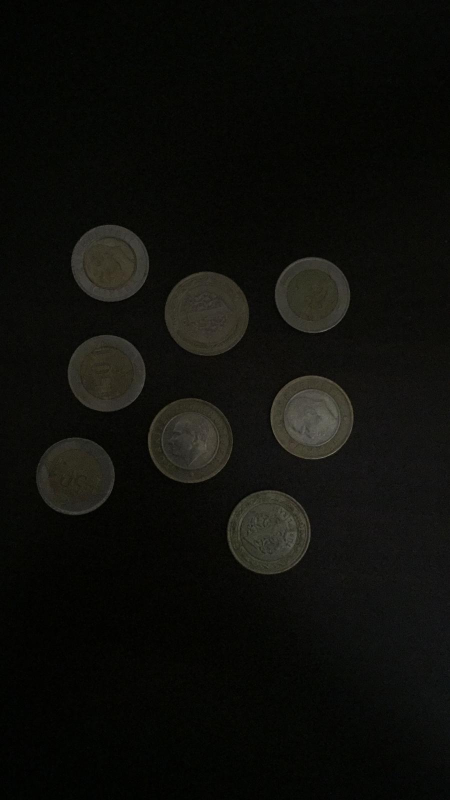
#> input picture coins.jpg, 899 x 1600 px (shown at 1/2 size)
$ python coins.py
#> lines starting #> are read from the running program, lines starting #| are printed output that depends on the picture; after the words box and inside, x2 and y2 are one past the last pixel; in counts of white or black regions, pixels touching at a corner belong together
import numpy as np
import cv2


frame = cv2.imread("coins.jpg")
#> frame is the input picture: shape (1600, 899, 3); mean B, G, R 10.8, 14.3, 14
frame = cv2.resize(frame, (480,640))
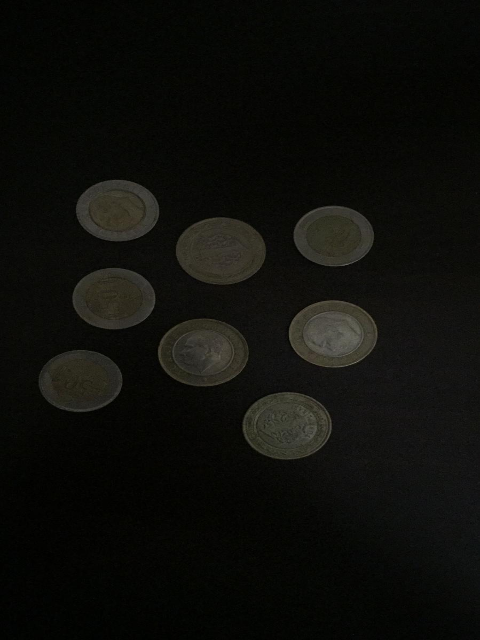
#> frame: shape (640, 480, 3); mean B, G, R 10.8, 14.2, 13.9

gray = cv2.cvtColor(frame, cv2.COLOR_BGR2GRAY)


thresh = cv2.threshold(gray, 0, 255,cv2.THRESH_BINARY | cv2.THRESH_OTSU)[1]
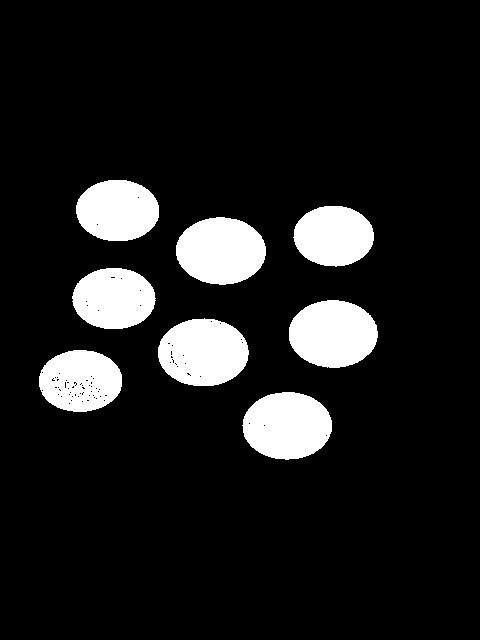
#> thresh: shape (640, 480); 11.4% white; 8 white regions, largest, box (x1, y1, x2, y2) and area: (158, 318, 249, 386) 4819, (176, 217, 266, 285) 4760, (242, 392, 332, 460) 4760

kernel = np.ones((5, 5), np.uint8)
closing = cv2.morphologyEx(thresh, cv2.MORPH_CLOSE,
 	kernel, iterations=4)
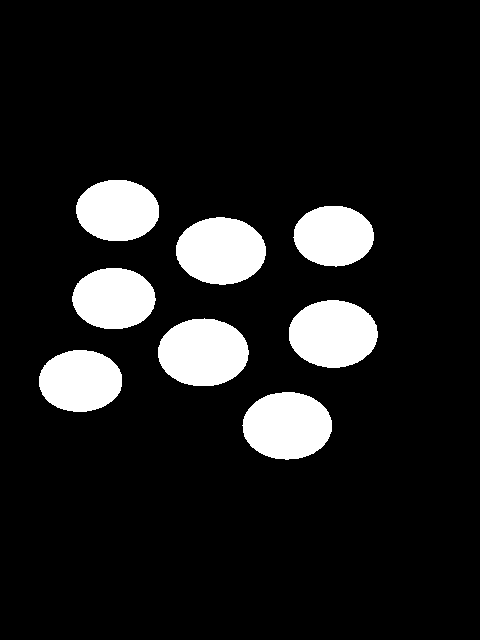
#> closing: shape (640, 480); 11.4% white; 8 white regions

closing_img = closing.copy()

contours, hierarchy = cv2.findContours(closing_img,cv2.RETR_TREE,cv2.CHAIN_APPROX_SIMPLE)
#> contours = 8 contours; box (x1, y1, x2, y2) and area: (158, 318, 249, 386) 4736, (242, 392, 332, 460) 4650, (176, 217, 266, 285) 4648, (289, 300, 378, 368) 4624, (39, 350, 122, 412) 3974, (76, 180, 159, 241) 3934, (72, 268, 156, 329) 3920, (293, 206, 374, 267) 3740

total=0

for cnt in contours:


    area = cv2.contourArea(cnt)

    if area < 100:
        continue

    if area > 3000 and area < 4000:
        total = total + 0.5

    if area > 4000 and area < 5000:
        total = total + 1


    print("Toplam Tutar: "+str(total)+"TL")
    ellipse = cv2.fitEllipse(cnt)
    cv2.ellipse(frame, ellipse, (0,255,0), 2)
#> this loop made 8 passes
#> (area, total, ellipse) on passes 1 to 8: (4650.5, 1, ((286.7, 425.4), (66.81, 88.84), 89.48)), (3974, 1.5, ((80.02, 380.6), (61.06, 83), 88.65)), (4735.5, 2.5, ((202.8, 352.1), (67.14, 90.07), 89.74)), (4624.5, 3.5, ((332.7, 333.5), (66.64, 88.46), 90.57)), (3920, 4, ((113.5, 298.2), (60.74, 82.4), 90.06)), (4648, 5, ((220.6, 250.5), (66.4, 89.21), 91.06)), (3739.5, 5.5, ((333.3, 235.6), (59.94, 79.67), 91.1)), (3933.5, 6, ((117.2, 210.1), (60.86, 82.56), 91.42))
#| Toplam Tutar: 1TL
#| Toplam Tutar: 1.5TL
#| Toplam Tutar: 2.5TL
#| Toplam Tutar: 3.5TL
#| Toplam Tutar: 4.0TL
#| Toplam Tutar: 5.0TL
#| Toplam Tutar: 5.5TL
#| Toplam Tutar: 6.0TL
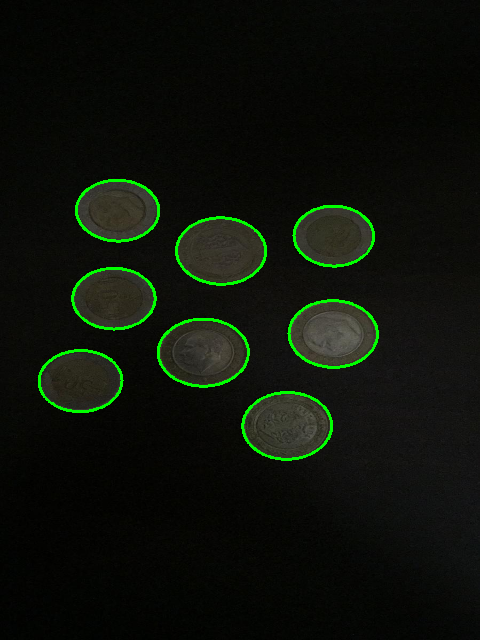
#> frame: shape (640, 480, 3); 1.83% of pixels changed, all inside (x1, y1, x2, y2) = (38, 179, 379, 461)
#> after the loop, total = 6


cv2.imshow("Morphological Closing", closing)
cv2.imshow('Contours', frame)

if cv2.waitKey(0) & 0xff == 27:
#> (key Esc is pressed here)
    cv2.destroyAllWindows()
